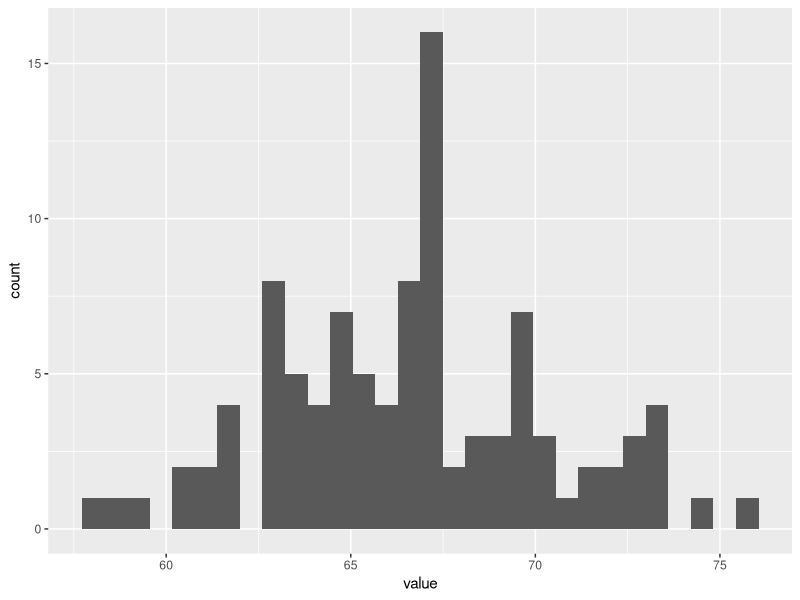
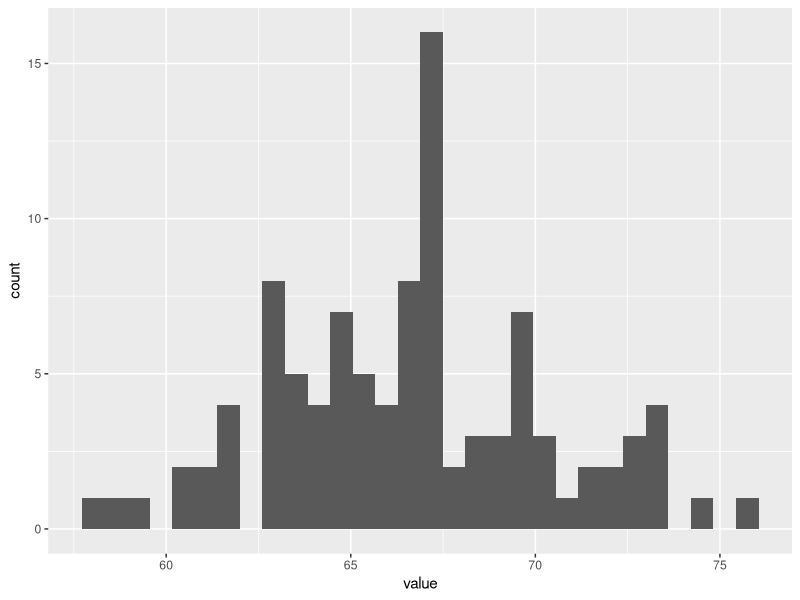

Here is the R script that generated these plots, in order:
library(tidyverse)

cats <- "over 9000"

#create a pretend dataframe. I will save it as a tibble and work within the tidyverse.
fakedata <- as_tibble(rnorm(100, mean = 67, sd = 4))

#take a quick peek at the first few rows.The column name is "value.“
head(fakedata)

#crate a histogram, assigning it to an object of plot
myplot<-ggplot(fakedata, aes(x = value)) + 
  geom_histogram()

#look at it
myplot

#save it to my "figs" folder
ggsave(plot = myplot,
       filename = "figs/histogram.tiff",
       width = 5, height = 5, units = "in",
       device = "tiff",
       dpi = 400)

#Bailey has entered the Code 
